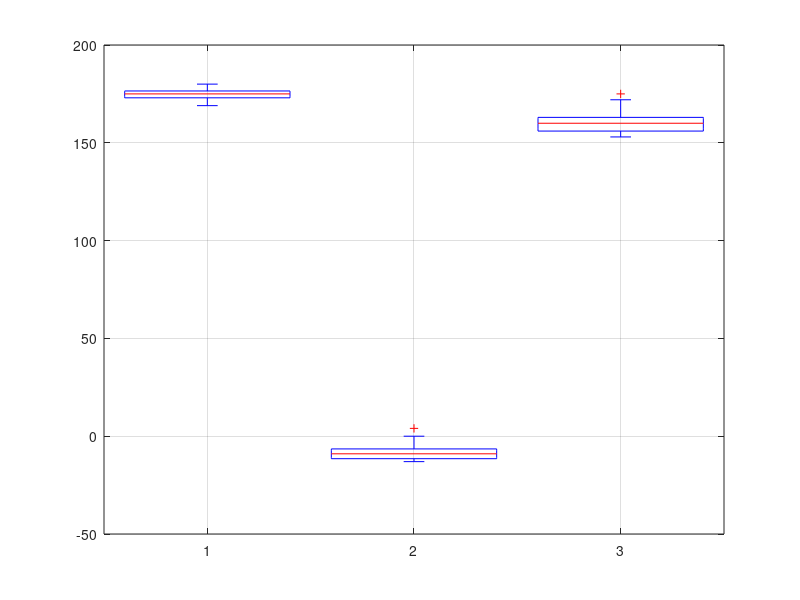

This chart was generated by the following MATLAB code: (Note: this script raises an error after producing the figure.)
close all; clear; clc

M = csvread('data.csv',0,1);
M = M'; % transpose so that results are column vectors
overhead = median(M(:,1:2:end));
ops = M(:,2:2:end);
pows = 0:1:20;
sizes = 2.^pows;

%% box plot
boxplot(ops-overhead)
grid on
xticklabels('2^'+string(pows))
title('Persistent Vec Apply')
xlabel('size')
ylabel('runtime (ns)')
ax = gca;
ax.FontSize = 24;

%% histogram
figure
idxs = fliplr(5+1:5:21);
for i = idxs
    histogram(ops(:,i)-overhead(i))
    hold on
end
title('Histogram of Persistent Vec Apply (sizes 32^n)')
legend('size ' + string(sizes(idxs)))
xlabel('runtime (ns)')
ylabel('occurences')
ax = gca;
ax.FontSize = 24;
